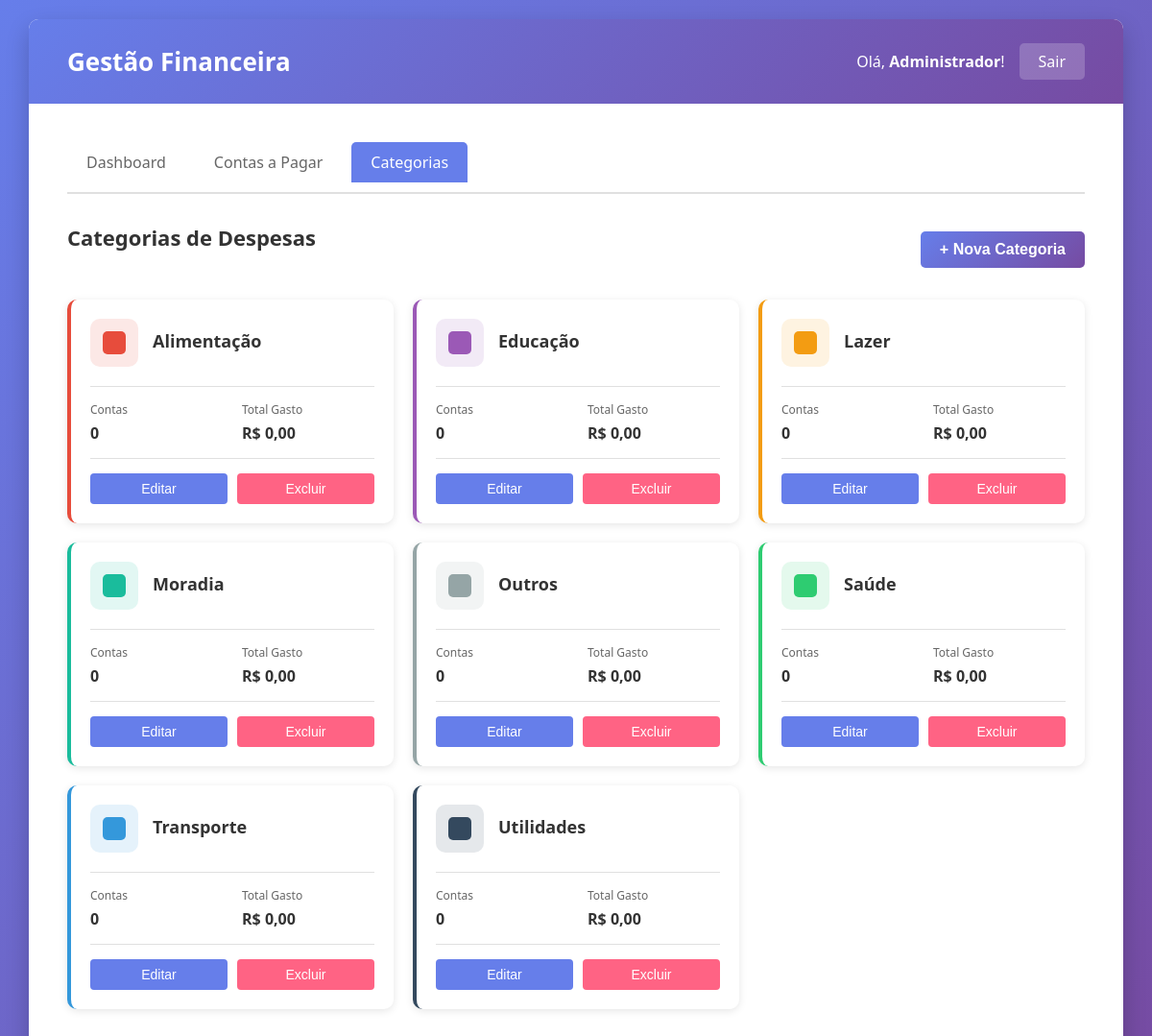
The page /categorias.php (signed in) on the database its author committed.
### tables this page shows
CREATE TABLE categorias (
    id INT AUTO_INCREMENT PRIMARY KEY,
    usuario_id INT NOT NULL,
    nome VARCHAR(100) NOT NULL,
    cor VARCHAR(7) DEFAULT '#3498db',
    ativo BOOLEAN DEFAULT TRUE,
    data_criacao TIMESTAMP DEFAULT CURRENT_TIMESTAMP,
    FOREIGN KEY (usuario_id) REFERENCES usuarios(id) ON DELETE CASCADE,
    INDEX idx_usuario (usuario_id),
    INDEX idx_ativo (ativo)
);

### categorias.php (the view, shortened to what this page needs)
<?php
require_once 'config.php';
$usuario_id = $_SESSION['usuario_id'];
$stmt = $pdo->prepare("
    SELECT
        c.*,
        COUNT(cp.id) as total_contas,
        COALESCE(SUM(CASE WHEN cp.status = 'pago' THEN cp.valor ELSE 0 END), 0) as total_gasto
    FROM categorias c
    LEFT JOIN contas_pagar cp ON c.id = cp.categoria_id AND cp.usuario_id = ?
    WHERE c.usuario_id = ?
    GROUP BY c.id
    ORDER BY c.nome
");
$stmt->execute([$usuario_id, $usuario_id]);
$categorias = $stmt->fetchAll();
?>
<!DOCTYPE html>
<html lang="pt-BR">
<head>
    <link rel="stylesheet" href="style.css">
</head>
<body>
    <div class="container-painel">
        <div class="header-painel">
            <h1>Gestão Financeira</h1>
            <div class="user-info">
                <span>Olá, <strong><?php echo htmlspecialchars($_SESSION['usuario_nome']); ?></strong>!</span>
                <a href="logout.php" class="btn-logout">Sair</a>
            </div>
        </div>
        <div class="content-painel">
            <div class="menu-nav">
                <a href="dashboard.php" class="nav-item">Dashboard</a>
                <a href="contas.php" class="nav-item">Contas a Pagar</a>
                <a href="categorias.php" class="nav-item active">Categorias</a>
            </div>
            <div class="header-section">
                <h2>Categorias de Despesas</h2>
                <button class="btn btn-primary" onclick="abrirModal()">+ Nova Categoria</button>
            </div>
            <div class="categorias-grid">
                <?php foreach ($categorias as $cat): ?>
                    <div class="categoria-card" style="border-left: 4px solid <?php echo $cat['cor']; ?>">
                        <div class="categoria-header">
                            <div class="categoria-icone" style="background-color: <?php echo $cat['cor']; ?>20;">
                                <div class="categoria-cor" style="background-color: <?php echo $cat['cor']; ?>"></div>
                            </div>
                            <div class="categoria-info">
                                <h3><?php echo htmlspecialchars($cat['nome']); ?></h3>
                            </div>
                        </div>
                        <div class="categoria-stats">
                            <div class="stat-item">
                                <span class="stat-label">Contas</span>
                                <span class="stat-valor"><?php echo $cat['total_contas']; ?></span>
                            </div>
                            <div class="stat-item">
                                <span class="stat-label">Total Gasto</span>
                                <span class="stat-valor">R$ <?php echo number_format($cat['total_gasto'], 2, ',', '.'); ?></span>
                            </div>
                        </div>
                        <div class="categoria-acoes">
                            <button onclick="editarCategoria(<?php echo htmlspecialchars(json_encode($cat)); ?>)" class="btn-acao btn-editar">Editar</button>
                            <button onclick="excluirCategoria(<?php echo $cat['id']; ?>)" class="btn-acao btn-excluir">Excluir</button>
                        </div>
                    </div>
                <?php endforeach; ?>
            </div>
        </div>
    </div>
</body>
</html>

### style.css (style rules this page uses)
* { margin: 0; padding: 0; box-sizing: border-box; }
body { font-family: 'Segoe UI', Tahoma, Geneva, Verdana, sans-serif; background: linear-gradient(135deg, #667eea 0%, #764ba2 100%); min-height: 100vh; display: flex; justify-content: center; align-items: center; }
.btn { width: 100%; padding: 12px; background: linear-gradient(135deg, #667eea 0%, #764ba2 100%); color: white; border: none; border-radius: 5px; font-size: 16px; font-weight: 600; cursor: pointer; transition: transform 0.2s; }
.container-painel { width: 95%; max-width: 1200px; margin: 20px auto; background: white; border-radius: 10px; box-shadow: 0 10px 25px rgba(0, 0, 0, 0.2); overflow: hidden; }
.header-painel { background: linear-gradient(135deg, #667eea 0%, #764ba2 100%); color: white; padding: 25px 40px; display: flex; justify-content: space-between; align-items: center; flex-wrap: wrap; }
.header-painel h1 { font-size: 26px; margin: 0; }
.user-info { display: flex; align-items: center; gap: 15px; }
.btn-logout { background: rgba(255, 255, 255, 0.2); color: white; padding: 8px 20px; border-radius: 5px; text-decoration: none; transition: background 0.3s; font-weight: 500; }
.content-painel { padding: 40px; }
.content-painel h2 { color: #333; margin-bottom: 25px; font-size: 22px; }
.menu-nav { display: flex; gap: 10px; margin-bottom: 30px; border-bottom: 2px solid #e0e0e0; padding-bottom: 10px; }
.nav-item { padding: 10px 20px; text-decoration: none; color: #666; border-radius: 5px 5px 0 0; transition: all 0.3s; font-weight: 500; }
.nav-item.active { background-color: #667eea; color: white; }
.header-section { display: flex; justify-content: space-between; align-items: center; margin-bottom: 25px; }
.btn-primary { background: linear-gradient(135deg, #667eea 0%, #764ba2 100%); color: white; padding: 10px 20px; border: none; border-radius: 5px; cursor: pointer; font-weight: 600; transition: transform 0.2s; width: auto; }
.btn-acao { padding: 6px 12px; border: none; border-radius: 4px; cursor: pointer; font-size: 16px; transition: all 0.2s; }
.btn-editar { background: #667eea; color: white; }
.btn-excluir { background: #FF6384; color: white; }
.categorias-grid { display: grid; grid-template-columns: repeat(auto-fill, minmax(300px, 1fr)); gap: 20px; }
.categoria-card { background: white; border-radius: 10px; padding: 20px; box-shadow: 0 2px 8px rgba(0, 0, 0, 0.1); transition: transform 0.2s; }
.categoria-header { display: flex; gap: 15px; align-items: center; margin-bottom: 20px; }
.categoria-icone { width: 50px; height: 50px; border-radius: 10px; display: flex; align-items: center; justify-content: center; }
.categoria-cor { width: 24px; height: 24px; border-radius: 5px; }
.categoria-info h3 { font-size: 18px; color: #333; margin-bottom: 5px; }
.categoria-stats { display: flex; gap: 20px; padding: 15px 0; border-top: 1px solid #e0e0e0; border-bottom: 1px solid #e0e0e0; margin-bottom: 15px; }
.stat-item { flex: 1; }
.stat-label { display: block; font-size: 12px; color: #666; margin-bottom: 5px; }
.stat-valor { display: block; font-size: 16px; font-weight: bold; color: #333; }
.categoria-acoes { display: flex; gap: 10px; }
.categoria-acoes .btn-acao { flex: 1; padding: 8px; font-size: 14px; }

### rows shown on the page
categorias: nome "Alimentação", total_contas "0", total_gasto "0,00"
categorias: nome "Educação", total_contas "0", total_gasto "0,00"
categorias: nome "Lazer", total_contas "0", total_gasto "0,00"
categorias: nome "Moradia", total_contas "0", total_gasto "0,00"
categorias: nome "Outros", total_contas "0", total_gasto "0,00"
categorias: nome "Saúde", total_contas "0", total_gasto "0,00"
categorias: nome "Transporte", total_contas "0", total_gasto "0,00"
categorias: nome "Utilidades", total_contas "0", total_gasto "0,00"

### other values the page prints
$_SESSION['usuario_nome'] "Administrador"
